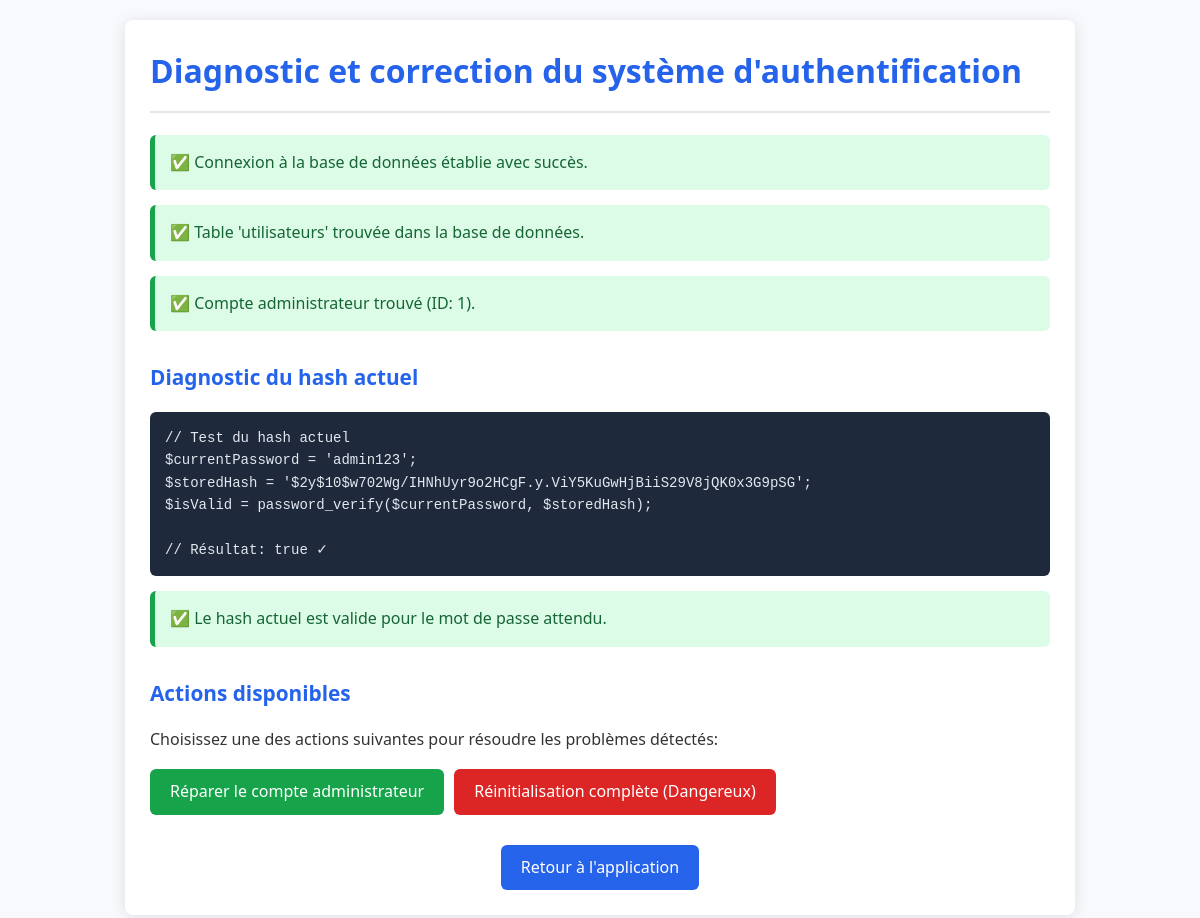
Page /fix_admin.php on the earlier database version.
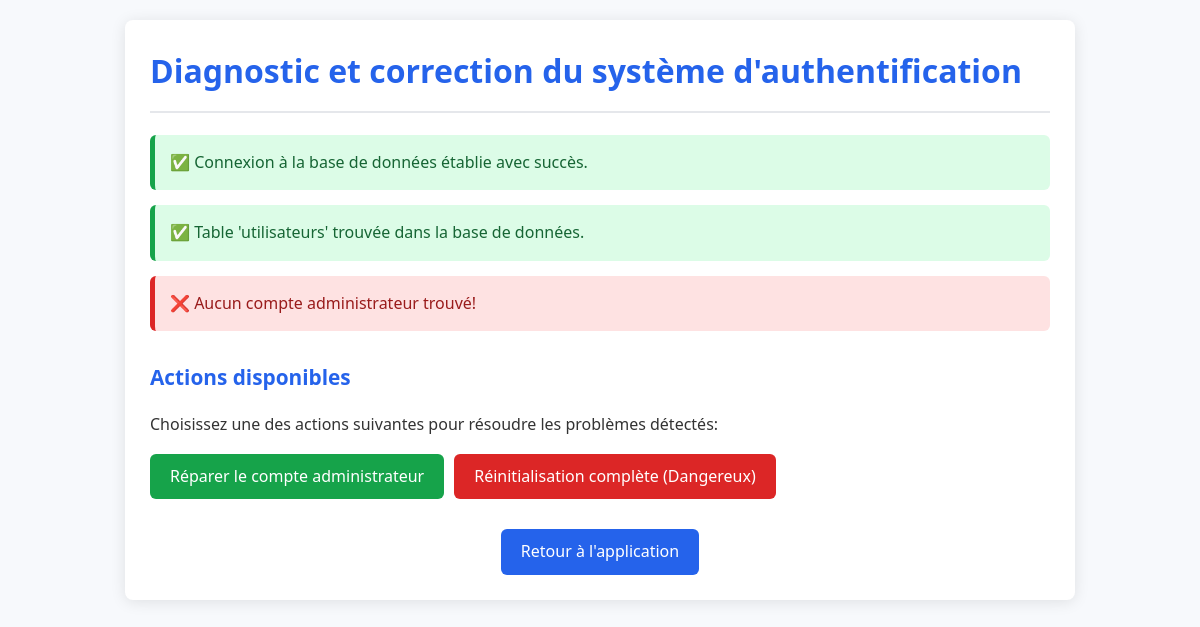
Same page on the later database version.
### tables this page shows
CREATE TABLE `utilisateurs` (
                                `id` int NOT NULL,
                                `email` varchar(100) NOT NULL,
                                `password` varchar(255) NOT NULL,
                                `role` enum('admin','pilote','etudiant') NOT NULL,
                                `created_at` datetime NOT NULL,
                                `updated_at` datetime DEFAULT CURRENT_TIMESTAMP ON UPDATE CURRENT_TIMESTAMP
);

### fix_admin.php (the view, shortened to what this page needs)
<?php
echo '<!DOCTYPE html>
<html>
<head>
    <meta charset="UTF-8">
    <title>Réparation système d\'authentification</title>
    <style>
        body{font-family:system-ui,-apple-system,sans-serif;line-height:1.6;margin:0;padding:20px;color:#333;background:#f7f9fc}
        .container{max-width:900px;margin:0 auto;background:#fff;padding:25px;border-radius:8px;box-shadow:0 2px 15px rgba(0,0,0,0.1)}
        h1,h2{color:#2563eb;margin-top:0}
        h1{border-bottom:2px solid #e5e7eb;padding-bottom:15px}
        h2{margin-top:30px;font-size:1.3rem}
        pre{background:#1e293b;color:#e2e8f0;padding:15px;border-radius:6px;overflow-x:auto;font-size:14px;font-family:monospace}
        code{background:#f1f5f9;color:#1e293b;padding:3px 6px;border-radius:4px;font-family:monospace;font-size:0.9em}
        .success{background:#dcfce7;color:#166534;padding:15px;border-radius:6px;margin:15px 0;border-left:5px solid #16a34a}
        .error{background:#fee2e2;color:#991b1b;padding:15px;border-radius:6px;margin:15px 0;border-left:5px solid #dc2626}
        .info{background:#dbeafe;color:#1e40af;padding:15px;border-radius:6px;margin:15px 0;border-left:5px solid #3b82f6}
        .warn{background:#fff7ed;color:#9a3412;padding:15px;border-radius:6px;margin:15px 0;border-left:5px solid #ea580c}
        table{width:100%;border-collapse:collapse;margin:15px 0}
        th,td{text-align:left;padding:12px;border-bottom:1px solid #e5e7eb}
        th{background:#f8fafc}
        .btn{display:inline-block;background:#2563eb;color:#fff;padding:10px 20px;border-radius:6px;text-decoration:none;transition:background 0.3s}
        .btn:hover{background:#1d4ed8}
        .btn-danger{background:#dc2626}
        .btn-danger:hover{background:#b91c1c}
        .btn-success{background:#16a34a}
        .btn-success:hover{background:#15803d}
    </style>
</head>
<body>
<div class="container">
<h1>Diagnostic et correction du système d\'authentification</h1>';
try {
    $database = new Database();
    $conn = $database->getConnection();
    echo '<div class="success">✅ Connexion à la base de données établie avec succès.</div>';
    $tableSql = "SHOW TABLES LIKE 'utilisateurs'";
    $tableResult = $conn->query($tableSql);
    if ($tableResult->rowCount() === 0) {
        echo '<div class="error">❌ La table \'utilisateurs\' n\'existe pas!</div>';
        $createTableSql = "
        CREATE TABLE IF NOT EXISTS utilisateurs (
            id INT AUTO_INCREMENT PRIMARY KEY,
            email VARCHAR(100) UNIQUE NOT NULL,
            password VARCHAR(255) NOT NULL,
            role ENUM('admin', 'pilote', 'etudiant') NOT NULL,
            created_at DATETIME NOT NULL,
            updated_at DATETIME DEFAULT CURRENT_TIMESTAMP ON UPDATE CURRENT_TIMESTAMP
        ) ENGINE=InnoDB CHARSET=utf8mb4 COLLATE=utf8mb4_unicode_ci;";
        $conn->exec($createTableSql);
        echo '<div class="success">✅ Table \'utilisateurs\' créée avec succès.</div>';
    } else {
        echo '<div class="success">✅ Table \'utilisateurs\' trouvée dans la base de données.</div>';
    }
    $checkAdminSql = "SELECT id, email, password, role FROM utilisateurs WHERE email = 'admin@web4all.fr'";
    $stmt = $conn->prepare($checkAdminSql);
    $stmt->execute();
    $action = isset($_GET['action']) ? $_GET['action'] : null;
    if ($action === 'repair') {
        $password = 'admin123';
        $newHash = password_hash($password, PASSWORD_DEFAULT);
        if (!password_verify($password, $newHash)) {
            throw new Exception("Erreur critique: Le hash généré ne peut pas être validé!");
        }
        if ($stmt->rowCount() > 0) {
            $updateSql = "UPDATE utilisateurs SET password = :password WHERE email = 'admin@web4all.fr'";
            $updateStmt = $conn->prepare($updateSql);
            $updateStmt->bindParam(':password', $newHash);
            $updateStmt->execute();
            echo '<div class="success">✅ Le mot de passe administrateur a été réinitialisé avec succès.</div>';
        } else {
            $insertSql = "INSERT INTO utilisateurs (email, password, role, created_at)
                         VALUES ('admin@web4all.fr', :password, 'admin', NOW())";
            $insertStmt = $conn->prepare($insertSql);
            $insertStmt->bindParam(':password', $newHash);
            $insertStmt->execute();
            echo '<div class="success">✅ Compte administrateur créé avec succès.</div>';
        }
        echo '<div class="info">
            <h3>Informations de connexion:</h3>
            <ul>
                <li><strong>Email:</strong> admin@web4all.fr</li>
                <li><strong>Mot de passe:</strong> admin123</li>
            </ul>
            <p>Vous pouvez maintenant vous connecter en utilisant ces identifiants.</p>
        </div>';
    }
    else {
        if ($stmt->rowCount() > 0) {
            $admin = $stmt->fetch(PDO::FETCH_ASSOC);
            echo '<div class="success">✅ Compte administrateur trouvé (ID: ' . $admin['id'] . ').</div>';
            $currentPassword = 'admin123';
            $isValidHash = password_verify($currentPassword, $admin['password']);
            echo '<h2>Diagnostic du hash actuel</h2>';
            echo '<pre>
// Test du hash actuel
$currentPassword = \'admin123\';
$storedHash = \'' . htmlspecialchars($admin['password']) . '\';
$isValid = password_verify($currentPassword, $storedHash);
// Résultat: ' . ($isValidHash ? 'true ✓' : 'false ✗') . '
</pre>';
            if (!$isValidHash) {
                echo '<div class="error">❌ Le hash actuel ne correspond pas au mot de passe attendu.</div>';
                $newHash = password_hash($currentPassword, PASSWORD_DEFAULT);
                $testNewHash = password_verify($currentPassword, $newHash);
                echo '<pre>
// Test de génération d\'un nouveau hash
$newHash = password_hash($currentPassword, PASSWORD_DEFAULT);
$testNewHash = password_verify($currentPassword, $newHash);
// Résultat: ' . ($testNewHash ? 'true ✓' : 'false ✗') . '
</pre>';
                if ($testNewHash) {
                    echo '<div class="info">✅ Un nouveau hash valide a été généré avec succès.</div>';
                } else {
                    echo '<div class="error">❌ Impossible de générer un hash valide. Problème critique de configuration PHP.</div>';
                }
            } else {
                echo '<div class="success">✅ Le hash actuel est valide pour le mot de passe attendu.</div>';
            }
        } else {
            echo '<div class="error">❌ Aucun compte administrateur trouvé!</div>';
        }
        echo '<h2>Actions disponibles</h2>';
        echo '<p>Choisissez une des actions suivantes pour résoudre les problèmes détectés:</p>';
        echo '<a href="?action=repair" class="btn btn-success" style="margin-right: 10px;">Réparer le compte administrateur</a>';
        echo '<a href="?action=reset_table" class="btn btn-danger" onclick="return confirm(\'Attention: Cette action va supprimer et recréer la table utilisateurs. Toutes les données utilisateurs seront perdues. Continuer?\')">Réinitialisation complète (Dangereux)</a>';
    }
    echo '<div style="margin-top: 30px; text-align: center">
        <a href="index.php" class="btn">Retour à l\'application</a>
    </div>';
} catch (Exception $e) {
    echo '<div class="error">
        <h3>Erreur critique:</h3>
        <p>' . $e->getMessage() . '</p>
        <pre>' . $e->getTraceAsString() . '</pre>
    </div>';
}
echo '</div></body></html>';

### fix_admin.php (style rules this page uses)
body { font-family:system-ui,-apple-system,sans-serif;line-height:1.6;margin:0;padding:20px;color:#333;background:#f7f9fc }
.container { max-width:900px;margin:0 auto;background:#fff;padding:25px;border-radius:8px;box-shadow:0 2px 15px rgba(0,0,0,0.1) }
h1,h2 { color:#2563eb;margin-top:0 }
h1 { border-bottom:2px solid #e5e7eb;padding-bottom:15px }
h2 { margin-top:30px;font-size:1.3rem }
.success { background:#dcfce7;color:#166534;padding:15px;border-radius:6px;margin:15px 0;border-left:5px solid #16a34a }
.error { background:#fee2e2;color:#991b1b;padding:15px;border-radius:6px;margin:15px 0;border-left:5px solid #dc2626 }
.btn { display:inline-block;background:#2563eb;color:#fff;padding:10px 20px;border-radius:6px;text-decoration:none;transition:background 0.3s }
.btn-danger { background:#dc2626 }
.btn-success { background:#16a34a }
pre { background:#1e293b;color:#e2e8f0;padding:15px;border-radius:6px;overflow-x:auto;font-size:14px;font-family:monospace }

Differences in the rows shown:
removed utilisateurs: id "1", password "$2y$10$w702Wg/IHNhUyr9o2HCgF.y.ViY5KuGwHjBiiS29V8jQK0x3G9pSG"
Other differences:
text no longer shown: "✅ Compte administrateur trouvé (ID: ). Diagnostic du hash actuel // Test du hash actuel $currentPassword = ' admin123 ' ; $storedHash = ' ' ; $isValid = password_verify($currentPassword, $storedHash); // Résultat: true ✓ ✅ Le hash actuel est valide pour le mot de passe attendu."
text now shown: "❌ Aucun compte administrateur trouvé!"
